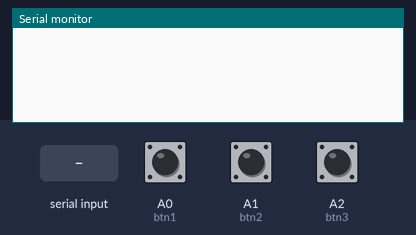
A sketch run on a simulated Arduino Uno, built with avr-gcc and run on an emulated ATmega328P. Parts: the last lines printed to the serial monitor. Inputs (shaded band) come from the test bench; at power-on: A0 (btn1) HIGH, A1 (btn2) HIGH, A2 (btn3) HIGH.

Above: at 1.2 s.
1.3 s: A0 (btn1) pulled LOW for 0.15 s
At 2.0 s:
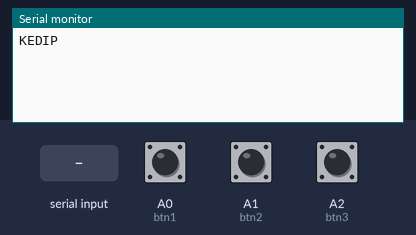
2.9 s: A1 (btn2) pulled LOW for 0.15 s
At 3.3 s:
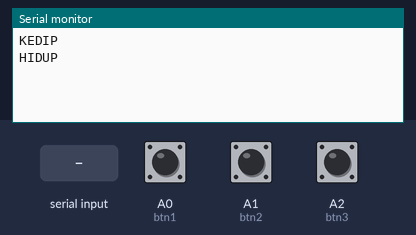
4.5 s: A2 (btn3) pulled LOW for 0.15 s
At 5.7 s:
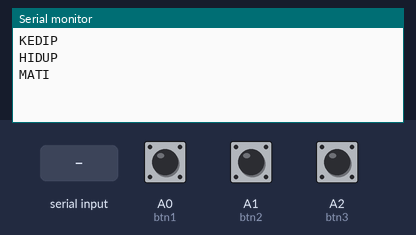
6.1 s: "1" received over Serial
At 6.9 s:
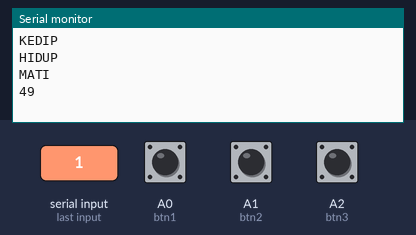
7.6 s: "0" received over Serial
At 8.0 s:
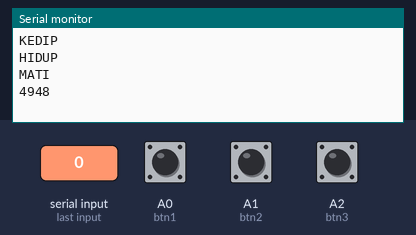

Measured:
- after the input at 1.3 s, the serial monitor: prints a new line at once (image 1)
- after the input at 2.9 s, the serial monitor: prints a new line at once (image 2)
- after the input at 4.5 s, the serial monitor: prints a new line at once (image 3)
- after the input at 6.1 s, the serial monitor: prints a new line at once (image 4)
- after the input at 7.6 s, the serial monitor: prints a new line at once (image 5)

The sketch:

f.ino
```cpp
// Mengirim data ke arduino dengan 3 button dan pesan yang berbeda

#include <LiquidCrystal.h>    // Menambahkan library
#define btn1 A0               // Definisi pin button 1
#define btn2 A1               // Definisi pin button 2
#define btn3 A2               // Definisi pin button 3
String msg1 = "KEDIP";        // Pesan 1
String msg2 = "HIDUP";        // Pesan 2
String msg3 = "MATI";         // Pesan 3
String data ;                 // Definisi variable data

// initialize the library by associating any needed LCD interface pin
// with the arduino pin number it is connected to
const int rs = 12, en = 11, d4 = 5, d5 = 4, d6 = 3, d7 = 2;
LiquidCrystal lcd(rs, en, d4, d5, d6, d7);

void setup() {
  Serial.begin(9600);
  // set up the LCD's number of columns and rows:
  // lcd.begin(16, 2);
  // Print a message to the LCD.
  // lcd.print("Alif Irhas");
  pinMode(btn1, INPUT_PULLUP);    // Set button sebagai input
  pinMode(btn2, INPUT_PULLUP);    // ...
  pinMode(btn3, INPUT_PULLUP);    // ...
  //lcd.init(16,2);               // ?, Mungkin code lama, tidak ada di dokumentasi
}

void loop() {
  // set the cursor to column 0, line 1
  // (note: line 1 is the second row, since counting begins with 0):

  lcd.setCursor(0,0);         // Set cursor di alamat array(row->0, col->0)
  lcd.print("KIRIM");         // Menulis kirim di LCD
  lcd.setCursor(0,1);         // Set cursor di alamat array(row->0, col->1)

  // Serial.avaiable mengambil jumlah karakter yang bisa dibaca di virtual terminal
  // Jika terminal mendapatkan input, maka
  // data input akan dicetak di virtual terminal dan juga lcd
  if (Serial.available()){
    data = Serial.read();       // Baca data yang ada di virtual terminal
    Serial.print(data);         // Print di virtual terminal
    lcd.print(data);            // Print di LCD
  }

  int n1= digitalRead(btn1);    // Membaca status button (HIGH/LOW)
  int n2= digitalRead(btn2);    // ...
  int n3= digitalRead(btn3);    // ...

  // Jalankan fungsi printLcd sesuai dengan tombol yang ditekan
  if (n1==0) printLcd(msg1);
  if (n2==0) printLcd(msg2);
  if (n3==0) printLcd(msg3);

  lcd.setCursor(0, 1);        // Menempatkan cursor pada alamat array(0,1)
}

// Print pesan di LCD
void printLcd(String msg){
  lcd.clear();                // Hapus tulisan yang ada di LCD
  Serial.println(msg);         // Menampilkan pesan ke virtual terminal
  lcd.setCursor(0,1) ;        // Menempatkan cursor pada alamat array(0,1)
  lcd.print(msg);             // Menampilkan pesan di LCD
  delay(500);                 // Lama pesan akan ditampilkan sebelum
  lcd.clear();                // Pesan dihapus di LCD
}
```
